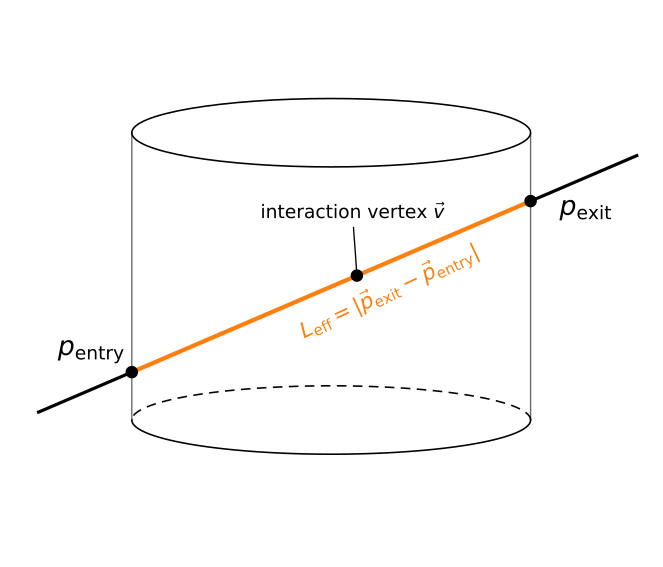

This figure's Python source:
import numpy as np
import matplotlib.pyplot as plt
from matplotlib.patches import Ellipse
from pathlib import Path

fig, ax = plt.subplots(figsize=(7, 6))

ax.set_xlim(0, 10)
ax.set_ylim(0, 8)
ax.axis("off")

# Cylinder parameters
cx = 5.0
top_y = 6.2
bottom_y = 2.0
width = 6.2
height = 1.0

# Cylinder edges
top = Ellipse((cx, top_y), width, height, fill=False, edgecolor="black", lw=1.2)

ax.add_patch(top)

# Bottom ellipse: back half dashed, visible front half solid.
theta_back = np.linspace(0, np.pi, 120)
theta_front = np.linspace(np.pi, 2 * np.pi, 120)
for theta, linestyle in ((theta_back, (0, (6, 4))), (theta_front, "-")):
    ax.plot(
        cx + width / 2 * np.cos(theta),
        bottom_y + height / 2 * np.sin(theta),
        color="black",
        lw=1.2,
        linestyle=linestyle,
    )

# Side lines
ax.plot([cx - width / 2, cx - width / 2], [bottom_y, top_y], color="black", lw=1.0, alpha=0.6)
ax.plot([cx + width / 2, cx + width / 2], [bottom_y, top_y], color="black", lw=1.0, alpha=0.6)

# Main neutrino trajectory
# Keep every point on the same line so the trajectory does not kink.
p_entry = np.array([cx - width / 2, 2.7])
p_exit = np.array([cx + width / 2, 5.2])
trajectory_slope = (p_exit[1] - p_entry[1]) / (p_exit[0] - p_entry[0])

def trajectory_y(x):
    return p_entry[1] + trajectory_slope * (x - p_entry[0])

p0 = np.array([0.45, trajectory_y(0.45)])
r_i = np.array([5.4, trajectory_y(5.4)])
p1 = np.array([9.75, trajectory_y(9.75)])

# Black outside line segments
ax.plot([p0[0], p_entry[0]], [p0[1], p_entry[1]], color="black", lw=2.4)
ax.plot([p_exit[0], p1[0]], [p_exit[1], p1[1]], color="black", lw=2.4)

# Orange effective segment
ax.plot(
    [p_entry[0], p_exit[0]],
    [p_entry[1], p_exit[1]],
    color="#ff7f0e",
    lw=3.2
)

# Points
ax.scatter(*p_entry, s=70, color="black", zorder=5)
ax.scatter(*r_i, s=70, color="black", zorder=5)
ax.scatter(*p_exit, s=70, color="black", zorder=5)

# Labels
ax.text(p_entry[0] - 1.15, p_entry[1] + 0.25, r"$p_{\mathrm{entry}}$", fontsize=20)
ax.text(p_exit[0] + 0.45, p_exit[1] - 0.2, r"$p_{\mathrm{exit}}$", fontsize=20)

ax.annotate(
    r"interaction vertex $\vec{v}$",
    xy=r_i,
    xytext=(3.9, 4.95),
    fontsize=14,
    arrowprops=dict(arrowstyle="-", lw=1.0),
    ha="left"
)

ax.text(
    4.45, 3.2,
    r"$L_{\mathrm{eff}} = |\vec{p}_{\mathrm{exit}} - \vec{p}_{\mathrm{entry}}|$",
    fontsize=16,
    color="#ff7f0e",
    rotation=25
)

plt.tight_layout()
plt.savefig(Path(__file__).with_suffix(".svg"), format="svg", bbox_inches="tight")
plt.savefig(Path(__file__).with_suffix(".pdf"), format="pdf", bbox_inches="tight")
plt.show()
